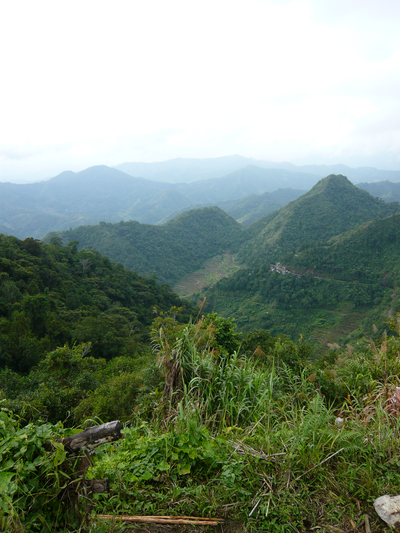
#> input picture query/100000.png, 400 x 533 px
$ python search.py --query query/100000.png --result-path image
#> lines starting #> are read from the running program, lines starting #| are printed output that depends on the picture; after the words box and inside, x2 and y2 are one past the last pixel; in counts of white or black regions, pixels touching at a corner belong together
### imagesearch/colordescriptor.py
import numpy
import cv2

class ColorDescriptor:
    def __init__(self, bins):
#> further down, query is the input picture: shape (533, 400, 3); mean B, G, R 126.3, 143.6, 129.4
        self.bins = bins

    def describe(self, image):
        image = cv2.cvtColor(image, cv2.COLOR_BGR2HSV)
#> image: shape (533, 400, 3); mean H, S, V 50, 86.8, 146.5
        features = []

        (h, w) = image.shape[:2]
#> h = 533; w = 400
        (cX, cY) = (int(w * 0.5), int(h * 0.5))
#> cX = 200; cY = 266

        segments = [(0, cX, 0, cY), (cX, w, 0, cY), (cX, w, cY, h),
            (0, cX, cY, h)]

        (axesX, axesY) = (int(w * 0.75) / 2, int(h * 0.75) / 2)
#> axesX = 150; axesY = 199.5
        ellipMask = numpy.zeros(image.shape[:2], dtype = "uint8")
        cv2.ellipse(ellipMask, (cX, cY), (axesX, axesY), 0, 0, 360, 255, -1)
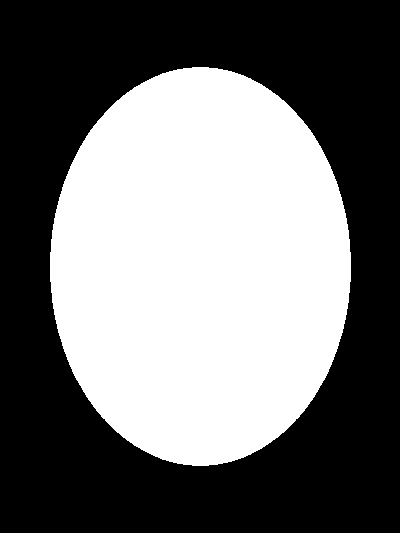
#> ellipMask: shape (533, 400); 44.2% white; 1 white region, box (x1, y1, x2, y2) and area: (50, 67, 351, 466) 94181

        for (startX, endX, startY, endY) in segments:
            cornerMask = numpy.zeros(image.shape[:2], dtype = "uint8")
            cv2.rectangle(cornerMask, (startX, startY), (endX, endY), 255, -1)
            cornerMask = cv2.subtract(cornerMask, ellipMask)
            hist = self.histogram(image, cornerMask)
            features.extend(hist)
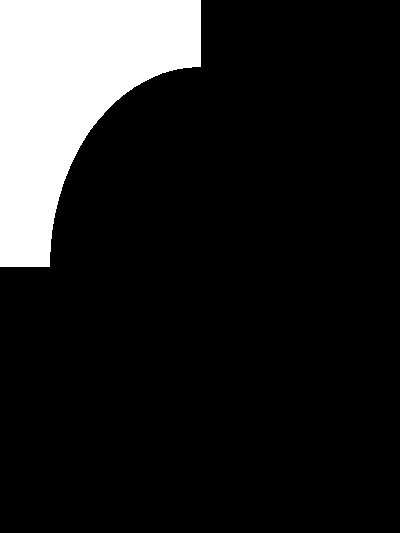
#> cornerMask: shape (533, 400); 14% white; 1 white region, box (x1, y1, x2, y2) and area: (0, 0, 201, 267) 29951
#> after the loop, features = []

        hist = self.histogram(image, ellipMask)
        features.extend(hist)

        return features

    def histogram(self, image, mask):
        hist = cv2.calcHist([image], [0, 1, 2], mask, self.bins,
            [0, 180, 0, 256, 0, 256])
#> (the run stopped early here; a loop or call above may not have finished)
